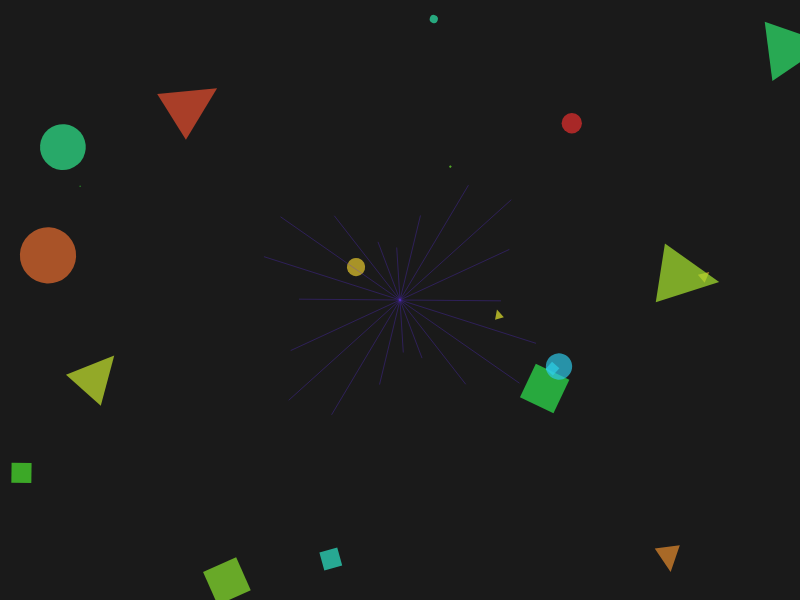
Frame 1 (no input)
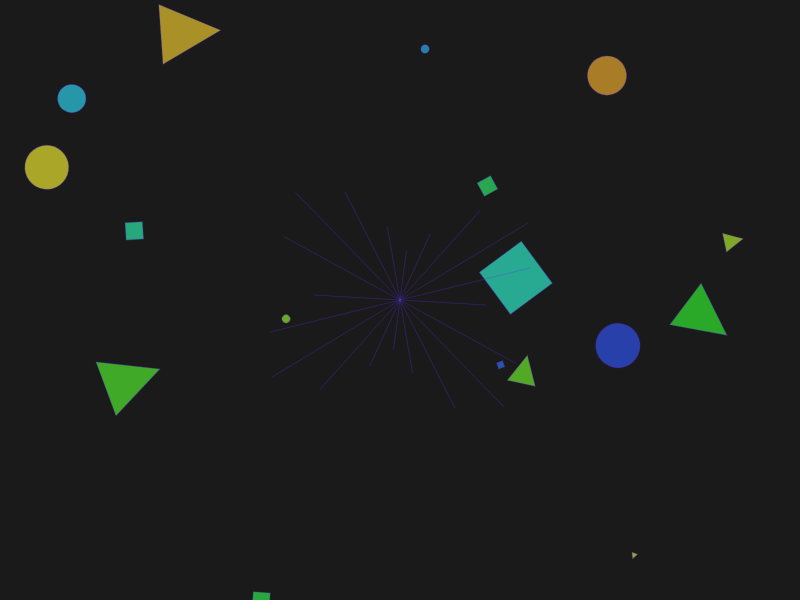
Frame 60 (no input)
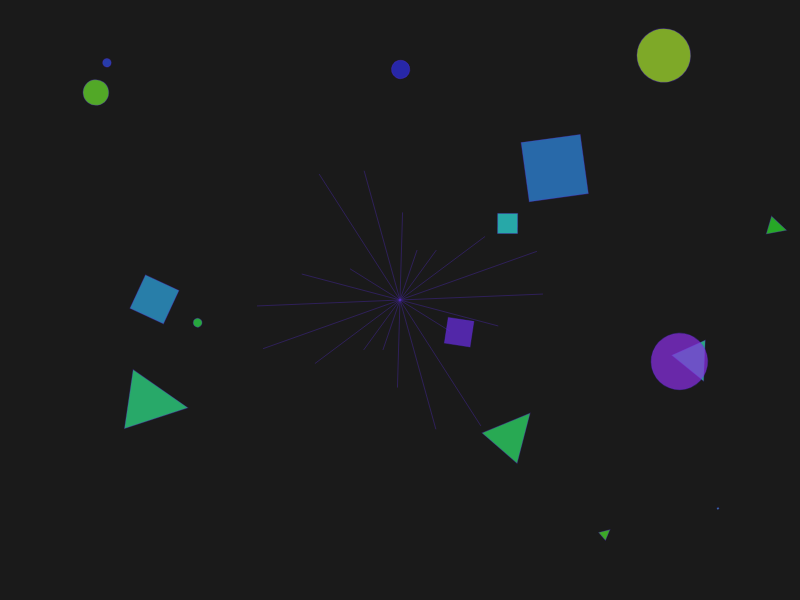
Frame 120 (the mouse pressed at the canvas centre since frame 60)

The p5.js sketch that drew these frames (run headless with seeded random() and noise() and a simulated clock; from frame 60 on, the mouse is pressed at the canvas centre):

// p5.js sketch
// ── sketch.js
let shapes = [];
let colors = [];

function setup() {
  createCanvas(800, 600);
  noStroke();
  colorMode(HSB, 360, 100, 100, 1);
  
  // Initialize shapes and colors
  for (let i = 0; i < 20; i++) {
    shapes.push({
      x: random(width),
      y: random(height),
      size: random(20, 100),
      speed: random(0.5, 2),
      angle: random(TWO_PI),
      type: floor(random(3)) // 0 = circle, 1 = rect, 2 = triangle
    });
  }
  
  for (let i = 0; i < 360; i++) {
    colors.push(i);
  }
}

function draw() {
  background(0, 0, 10);
  
  let time = millis() * 0.001;
  
  // Update and display shapes
  for (let i = 0; i < shapes.length; i++) {
    let s = shapes[i];
    
    // Update position and size
    s.x += cos(s.angle) * s.speed;
    s.y += sin(s.angle) * s.speed;
    s.size = 20 + 40 * sin(time * 0.5 + i);
    s.angle += 0.01;
    
    // Wrap around edges
    if (s.x < -50) s.x = width + 50;
    if (s.x > width + 50) s.x = -50;
    if (s.y < -50) s.y = height + 50;
    if (s.y > height + 50) s.y = -50;
    
    // Color modulation
    let hue = (colors[(int(time * 20 + i * 10)) % 360] + time * 20) % 360;
    fill(hue, 80, 90, 0.7);
    
    // Draw shape
    push();
    translate(s.x, s.y);
    rotate(time * 0.5 + i);
    
    if (s.type === 0) {
      ellipse(0, 0, s.size, s.size);
    } else if (s.type === 1) {
      rectMode(CENTER);
      rect(0, 0, s.size, s.size);
    } else {
      triangle(0, -s.size/2, -s.size/2, s.size/2, s.size/2, s.size/2);
    }
    
    pop();
  }
  
  // Add some pulsating lines
  stroke(255, 80, 90, 0.3);
  strokeWeight(1);
  for (let i = 0; i < 10; i++) {
    let a = time * 0.5 + i * 0.3;
    let r = 100 + 50 * sin(time * 0.7 + i);
    let x1 = width/2 + cos(a) * r;
    let y1 = height/2 + sin(a) * r;
    let x2 = width/2 + cos(a + PI) * r;
    let y2 = height/2 + sin(a + PI) * r;
    line(x1, y1, x2, y2);
  }
}
